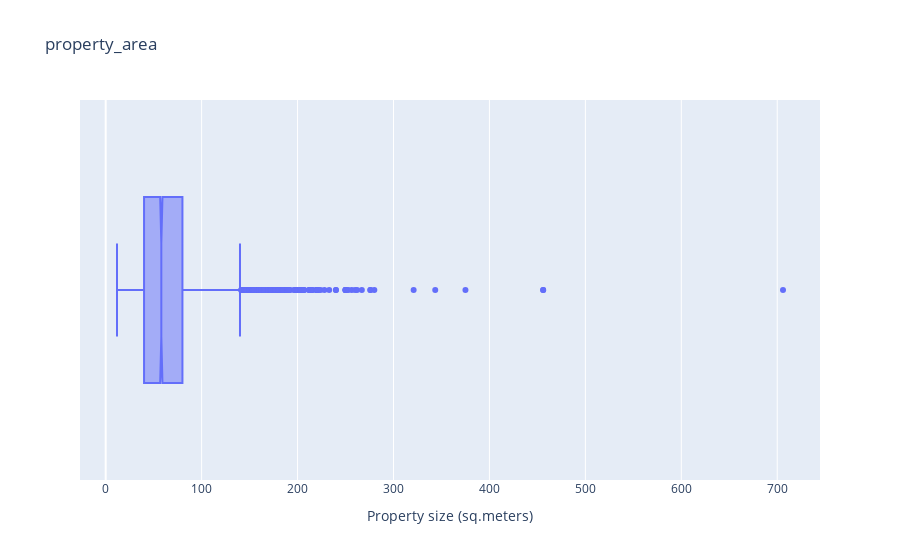

Notebook source saved alongside this figure:
### Markdown cell above
### What is the size of the premises offered for rent?

### Code cell
fig = px.box(
    dff[["property_area"]], x="property_area", notched=True, title="property_area"
)
fig.update_layout(xaxis_title="Property size (sq.meters)", yaxis_title="")

### Figure 1 — Plotly figure (JSON) as saved in the notebook; plotly's stock layout.template omitted (floating-point values rounded to 4 significant figures; data arrays with more than 128 entries replaced by an {"elided": "..."} marker saying what was removed)
{"data": [{"alignmentgroup": "True", "hovertemplate": "property_area=%{x}<extra></extra>", "legendgroup": "", "marker": {"color": "#636efa"}, "name": "", "notched": true, "offsetgroup": "", "orientation": "h", "showlegend": false, "type": "box", "x": {"elided": "2746 float values"}, "x0": " ", "xaxis": "x", "y0": " ", "yaxis": "y"}], "layout": {"boxmode": "group", "legend": {"tracegroupgap": 0}, "title": {"text": "property_area"}, "xaxis": {"anchor": "y", "domain": [0, 1], "title": {"text": "Property size (sq.meters)"}}, "yaxis": {"anchor": "x", "domain": [0, 1], "title": {"text": ""}}}}
